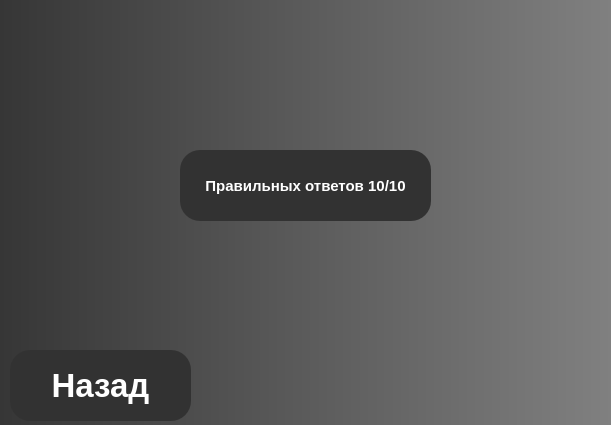
<?xml version="1.0" encoding="UTF-8"?>
<ui version="4.0">
 <class>MainWindow</class>
 <widget class="QMainWindow" name="MainWindow">
  <property name="geometry">
   <rect>
    <x>0</x>
    <y>0</y>
    <width>611</width>
    <height>425</height>
   </rect>
  </property>
  <property name="font">
   <font>
    <pointsize>8</pointsize>
   </font>
  </property>
  <property name="windowTitle">
   <string>My English Grammar</string>
  </property>
  <property name="styleSheet">
   <string notr="true"/>
  </property>
  <widget class="QWidget" name="centralwidget">
   <property name="font">
    <font>
     <pointsize>5</pointsize>
    </font>
   </property>
   <property name="styleSheet">
    <string notr="true">QWidget
{
    color: #aaa;
   background-color: qlineargradient(spread:pad, x1:0, y1:0, x2:1, y2:0, stop:0 rgb(54, 54, 54), stop:1 rgb(128, 128, 128));
}

QPushButton
{
    color: rgb(255, 255, 255);
	background-color: #323232;
    width: 75px;
    height: 50px;
	border-radius: 20px;
	font: 75 25pt &quot;Microsoft YaHei UI&quot;;
	font-weight: bold;
}

QPushButton:hover
{
    background-color: silver;
}

QLabel
{
	color: rgb(255, 255, 255);
	background-color: #323232;
    border-radius: 20px;
	font: &quot;Microsoft YaHei UI&quot;;
	font-weight: bold;
}
</string>
   </property>
   <widget class="QPushButton" name="pushButton">
    <property name="geometry">
     <rect>
      <x>10</x>
      <y>350</y>
      <width>181</width>
      <height>71</height>
     </rect>
    </property>
    <property name="font">
     <font>
      <family>Microsoft YaHei UI</family>
      <pointsize>25</pointsize>
      <weight>75</weight>
      <italic>false</italic>
      <bold>true</bold>
     </font>
    </property>
    <property name="styleSheet">
     <string notr="true"/>
    </property>
    <property name="text">
     <string>Назад</string>
    </property>
   </widget>
   <widget class="QLabel" name="label">
    <property name="geometry">
     <rect>
      <x>180</x>
      <y>150</y>
      <width>251</width>
      <height>71</height>
     </rect>
    </property>
    <property name="font">
     <font>
      <pointsize>11</pointsize>
      <weight>75</weight>
      <italic>false</italic>
      <bold>true</bold>
     </font>
    </property>
    <property name="styleSheet">
     <string notr="true"/>
    </property>
    <property name="text">
     <string>Правильных ответов 10/10</string>
    </property>
    <property name="alignment">
     <set>Qt::AlignCenter</set>
    </property>
   </widget>
  </widget>
 </widget>
 <resources/>
 <connections/>
</ui>
